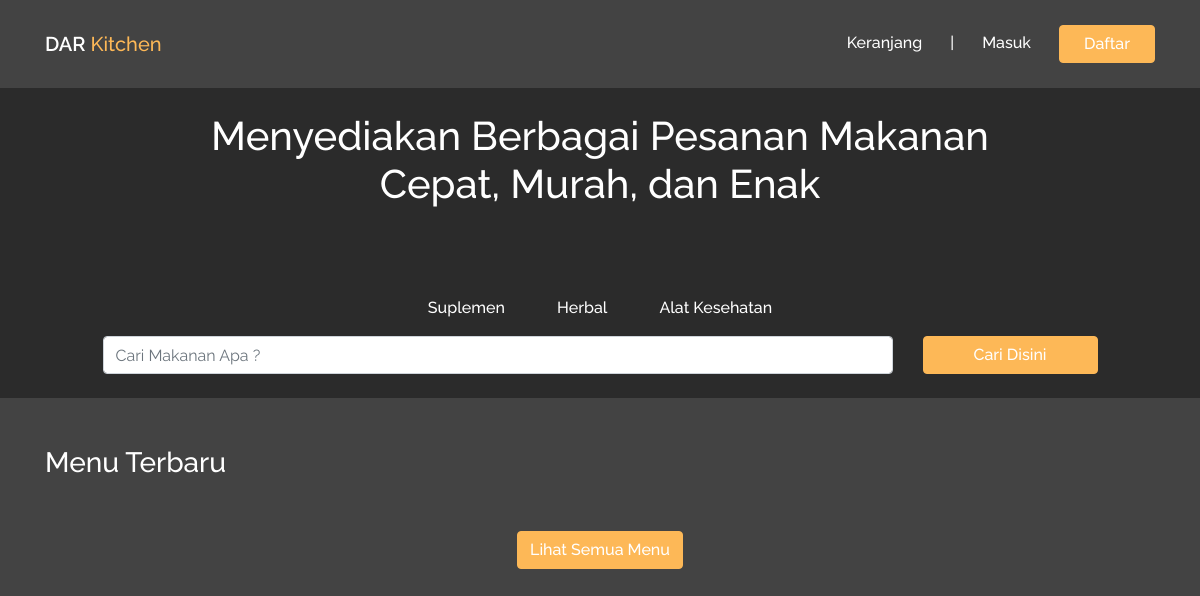
The page / on the database its author committed.
### tables this page shows
CREATE TABLE `category` (
  `id` int(11) NOT NULL,
  `categoryName` varchar(100) DEFAULT NULL,
  `categoryDescription` longtext DEFAULT NULL
);

### index.php (the view, shortened to what this page needs)
<?php
include("includes/config.php");
?>
<?php include 'includes/header.php' ?>
<?php include 'includes/navbar.php' ?>
<div class="container-fluid mb-5" style="padding: 0;">
  <div class="bg-dark-800">
    <h1 class="text-center text-white pt-4" style="padding-bottom: 80px">Menyediakan Berbagai Pesanan Makanan <br>
      Cepat, Murah, dan Enak</h1>
    <div class="category text-center">
      <?php $sql = mysqli_query($con, "select id,categoryName  from category");
      while ($row = mysqli_fetch_array($sql)) {
      ?>
        <a class="mx-4 text-white text-decoration-none" href="category.php?cid=<?php echo $row['id']; ?>"><?php echo $row['categoryName']; ?></a>
      <?php } ?>
    </div>
    <div class="row mt-3 pb-4">
      <div class="col-md-1"></div>
      <div class="col-md-8">
        <form class="form-inline" action="hasil-pencarian.php" method="POST">
          <input class="form-control" type="text" placeholder="Cari Makanan Apa ?" style="width: 100%;" name="product">
      </div>
      <div class="col-md-2">
        <input type="submit" class="btn btn-primary" style="width: 100%;" value="Cari Disini">
      </div>
    </div>
  </div>
</div>
<div class="container">
  <div class="content">
    <h3 class="text-white mb-4">Menu Terbaru</h3>
  </div>
  <div class="d-flex justify-content-center mb-5">
    <a href="#" class="btn btn-primary">Lihat Semua Menu</a>
  </div>
  <?php include 'includes/footer.php' ?>

### assets/css/custom-style.css (style rules this page uses)
* { font-family: 'Raleway', sans-serif; }
.content { margin-bottom: 27px; }

### assets/css/custom.css (style rules this page uses)
* { font-family: 'Raleway', sans-serif; font-weight: 500; margin: 0; padding: 0; box-sizing: border-box; color: #fff; }
body { background-color: #434343; }
.btn { font-weight: 500; }
.btn-primary { background-color: #FDB857 !important; border: 1px solid #FDB857 !important; }
.bg-dark-800 { background-color: #2B2B2B; }
.content { margin-bottom: 27px; }

### rows shown on the page
category: categoryName "Suplemen"
category: categoryName "Herbal"
category: categoryName "Alat Kesehatan"
